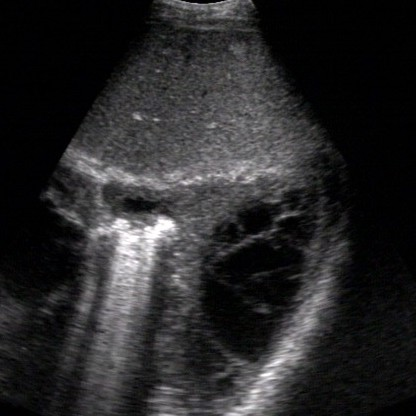
#> input picture Python - Dilasi, Erosi, Opening/Citra4.jpg, 416 x 416 px
$ python main.py
#> lines starting #> are read from the running program, lines starting #| are printed output that depends on the picture; after the words box and inside, x2 and y2 are one past the last pixel; in counts of white or black regions, pixels touching at a corner belong together
from skimage import io, exposure
import numpy as np
import scipy.ndimage as ndi
import matplotlib.pyplot as plt

#memuat gambar
image = io.imread('Citra4.jpg')
#> image is the input picture: shape (416, 416, 3); mean R, G, B 40.3, 39.9, 40.9

def rgbtogray(parameter):
    return np.dot(parameter[...,:3], [0.2989, 0.5870, 0.1140])

def normal_value(parameter2):
    parameter2 = parameter2.astype(np.float64)/parameter2.max()
    parameter2 = 255*parameter2
    parameter2 = parameter2.astype(np.uint8)
    return parameter2

gray = rgbtogray(image)
gray = normal_value(gray)

print('Data Type : ', gray.dtype)
#| Data Type :  uint8
print('Min. Value : ', gray.min())
#| Min. Value :  0
print('Max. Value : ', gray.max())
#| Max. Value :  255
print(gray.shape)
#| (416, 416)

#membuat histogram gambar
"""
histogram = ndi.histogram(gray, min = 0, max = 255, bins = 256)
plt.subplot(2,2,3)
plt.title("Real Histogram")
plt.plot(histogram)

plt.subplot(2,2,1)
plt.imshow(gray, cmap='gray', vmin=0, vmax=255)
plt.title("Image")
plt.axis('off')"""

#AHE
image_equalization = exposure.equalize_adapthist(image, clip_limit=0.1)
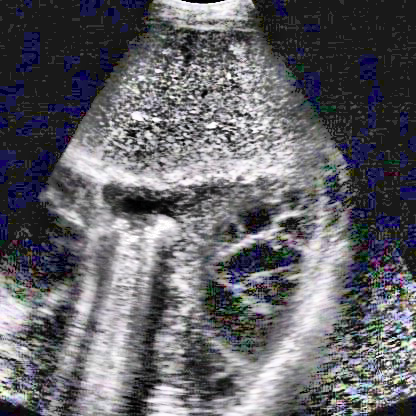
#> image_equalization: shape (416, 416, 3) float64; mean R, G, B 0.39, 0.389, 0.409
image_equalization = normal_value(image_equalization)
plt.subplot(2,3,1)
plt.title("Equalized Image")
plt.imshow(image_equalization)
plt.axis('off')

histogram2 = ndi.histogram(image_equalization, min=0, max=255, bins=256)
#> histogram2 = 256 values, max 77970 at index 25, min 186 at index 1, mean 2028
plt.subplot(2,3,4)
plt.title("Equalized Histogram")
plt.plot(histogram2)

#contras streching
"""
a = 0
b = 255
c = 8
d = 150

streched_image = (image - c)*((b-a)/(d-c)) + a
plt.subplot(2,3,3)
plt.title("Streched Contras Image")
plt.imshow(streched_image)

histogram3 = ndi.histogram(streched_image, min=0, max=255, bins=256)
plt.subplot(2,3,6)
plt.title("Streched Contras Image Histogram")
plt.plot(histogram3) """

#masking
#mask_tulang = (gray >= 6) & (gray <= 8)
mask_tulang = np.where(gray >= 145, 1, 0)
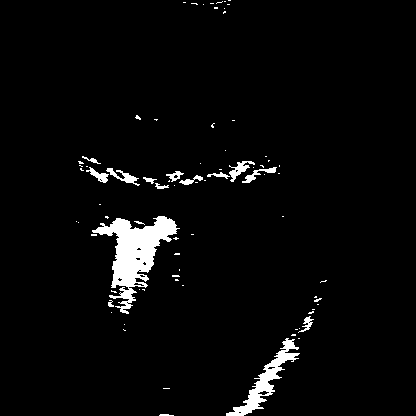
#> mask_tulang: shape (416, 416) int64; values 0 (black) and 1 (white), 3.5% white; 79 white regions (64 under 20 px), largest, box (x1, y1, x2, y2) and area: (92, 216, 180, 314) 3199, (226, 338, 300, 416) 1261, (229, 161, 255, 182) 202
dilatasi_tulang = ndi.binary_dilation(mask_tulang, iterations=5)
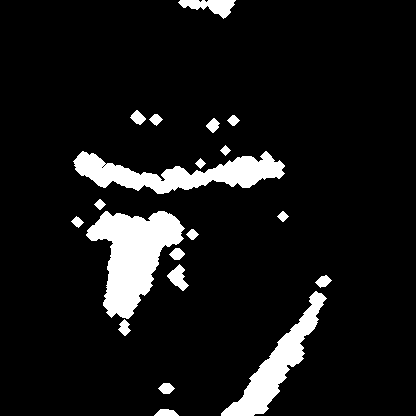
#> dilatasi_tulang: shape (416, 416) bool; 9% white; 20 white regions, largest, box (x1, y1, x2, y2) and area: (86, 211, 185, 319) 5625, (73, 151, 285, 194) 4266, (221, 291, 327, 416) 3341
close_tulang = ndi.binary_closing(mask_tulang, iterations=5)
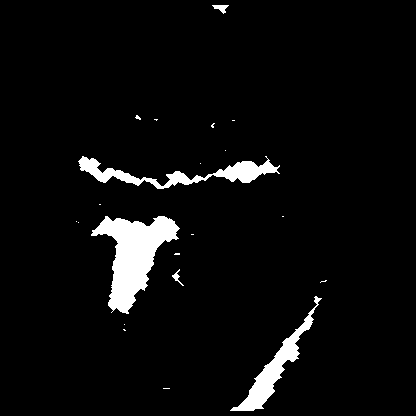
#> close_tulang: shape (416, 416) bool; 4.6% white; 21 white regions (16 under 20 px), largest, box (x1, y1, x2, y2) and area: (91, 216, 180, 314) 3975, (78, 156, 280, 189) 1981, (230, 296, 322, 411) 1801, (212, 5, 229, 14) 78, (172, 269, 184, 286) 55
erosi_tulang = ndi.binary_erosion(mask_tulang, iterations=5)
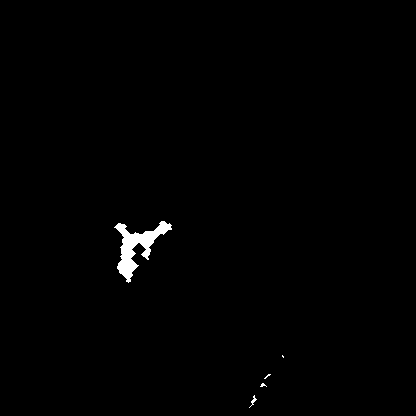
#> erosi_tulang: shape (416, 416) bool; 0.73% white; 5 white regions (3 under 20 px), largest, box (x1, y1, x2, y2) and area: (114, 221, 172, 283) 1209, (249, 395, 257, 408) 28
open_tulang = ndi.binary_opening(mask_tulang, iterations=5)
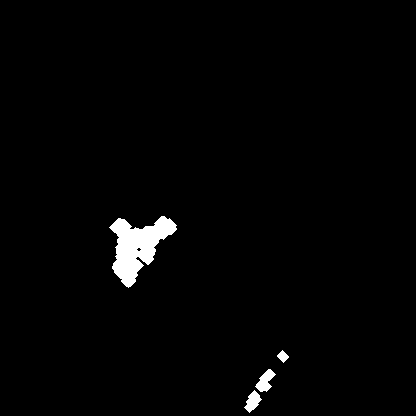
#> open_tulang: shape (416, 416) bool; 1.7% white; 4 white regions, box (x1, y1, x2, y2) and area: (109, 216, 177, 288) 2377, (255, 369, 276, 392) 250, (244, 390, 262, 413) 213, (277, 350, 289, 363) 84

#plt.figure(2)
plt.subplot(2,3,2)
plt.title("Dilatasi")
plt.imshow(dilatasi_tulang, cmap='gray')
plt.axis('off')
plt.subplot(2,3,3)
plt.title("Close")
plt.imshow(close_tulang, cmap='gray')
plt.axis('off')
plt.subplot(2,3,5)
plt.title("Erosi")
plt.imshow(erosi_tulang, cmap='gray')
plt.axis('off')
plt.subplot(2,3,6)
plt.title("Open")
plt.imshow(open_tulang, cmap='gray')
plt.axis('off')

plt.show()
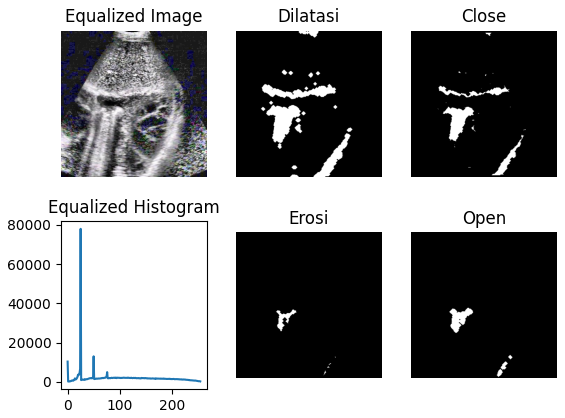
#> figure drawn by matplotlib, 6 panels; panel 2: curve peaks at x = 25, y = 77970

$ run again, with Python - Dilasi, Erosi, Opening/Citra1.jpg copied over Python - Dilasi, Erosi, Opening/Citra4.jpg
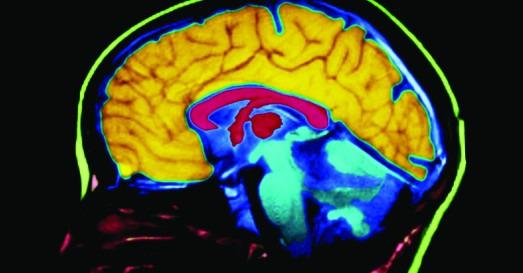
#> input picture Python - Dilasi, Erosi, Opening/Citra1.jpg, 523 x 273 px
#> image is the input picture: shape (273, 523, 3); mean R, G, B 65.2, 69, 45.4
#| Data Type :  uint8
#| Min. Value :  0
#| Max. Value :  255
#| (273, 523)
#> `image_equalization = exposure.equalize_adapthist(image, clip_limit=0.1)`:
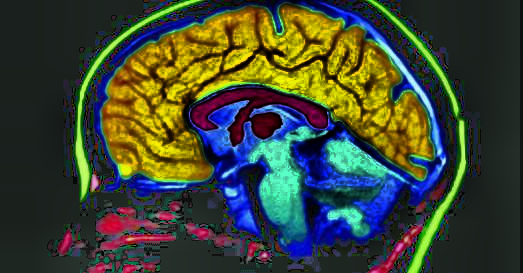
#> image_equalization: shape (273, 523, 3) float64; mean R, G, B 0.245, 0.277, 0.206
#> histogram2 = 256 values, max 25752 at index 0, min 60 at index 253, mean 1673.2
#> mask_tulang: shape (273, 523) int64; values 0 (black) and 1 (white), 25.7% white; 73 white regions (54 under 20 px), largest, box (x1, y1, x2, y2) and area: (106, 6, 435, 183) 27441, (248, 105, 328, 219) 3325, (325, 138, 405, 185) 1601
#> dilatasi_tulang: shape (273, 523) bool; 41.3% white; 10 white regions, largest, box (x1, y1, x2, y2) and area: (96, 1, 451, 239) 49855, (363, 0, 471, 273) 4308, (71, 0, 206, 202) 3615
#> close_tulang: shape (273, 523) bool; 29.7% white; 25 white regions (15 under 20 px), largest, box (x1, y1, x2, y2) and area: (101, 6, 446, 196) 35001, (248, 105, 328, 219) 3605, (375, 5, 466, 268) 1461
#> erosi_tulang: shape (273, 523) bool; 11.3% white; 18 white regions (8 under 20 px), largest, box (x1, y1, x2, y2) and area: (203, 35, 426, 155) 6007, (114, 18, 255, 178) 5218, (253, 137, 299, 212) 1655
#> `open_tulang = ndi.binary_opening(mask_tulang, iterations=5)`:
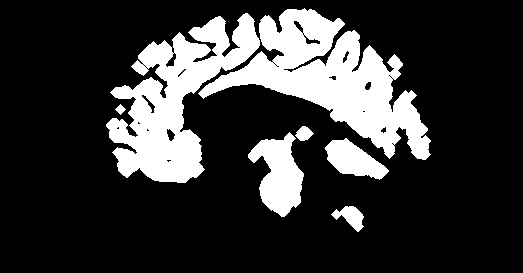
#> open_tulang: shape (273, 523) bool; 21% white; 7 white regions, largest, box (x1, y1, x2, y2) and area: (198, 8, 431, 160) 13595, (106, 13, 260, 183) 11491, (248, 132, 304, 217) 2705

$ run again, with Python - Dilasi, Erosi, Opening/Citra2.jpg copied over Python - Dilasi, Erosi, Opening/Citra4.jpg
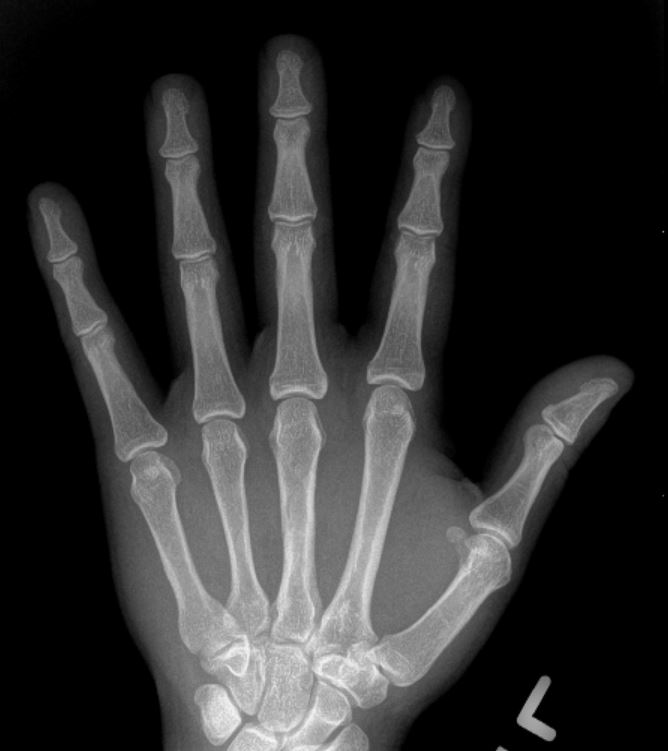
#> input picture Python - Dilasi, Erosi, Opening/Citra2.jpg, 668 x 751 px
#> image is the input picture: shape (751, 668, 3); min 0, max 248, mean 46.4
#| Data Type :  uint8
#| Min. Value :  0
#| Max. Value :  255
#| (751, 668)
#> `image_equalization = exposure.equalize_adapthist(image, clip_limit=0.1)`:
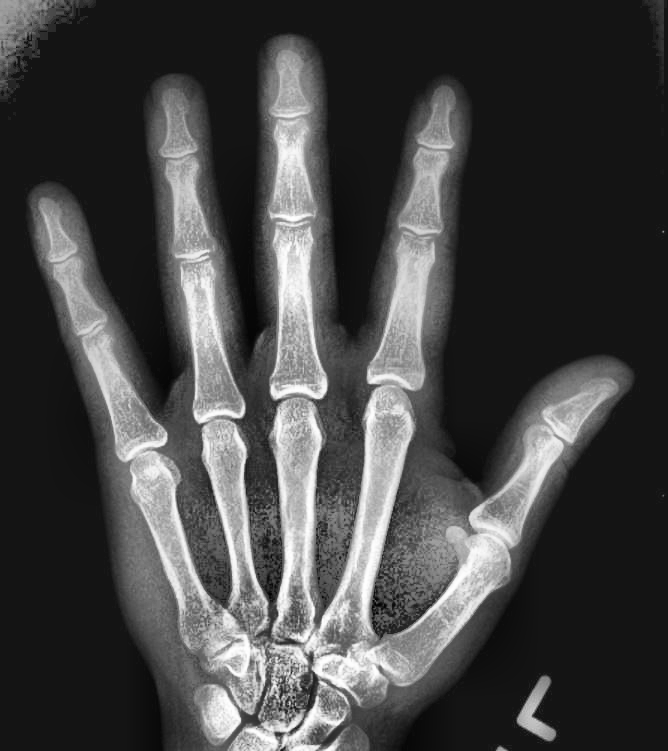
#> image_equalization: shape (751, 668, 3) float64; min 0, max 1, mean 0.271
#> histogram2 = 256 values, max 681618 at index 20, min 3 at index 1, mean 5878.9
#> mask_tulang: shape (751, 668) int64; values 0 (black) and 1 (white), 10.2% white; 196 white regions (173 under 20 px), largest, box (x1, y1, x2, y2) and area: (141, 397, 514, 751) 47378, (518, 690, 550, 737) 643, (529, 436, 563, 502) 519
#> dilatasi_tulang: shape (751, 668) bool; 15.9% white; 22 white regions, largest, box (x1, y1, x2, y2) and area: (128, 391, 519, 751) 66769, (512, 413, 586, 511) 2394, (276, 235, 313, 310) 1954
#> close_tulang: shape (751, 668) bool; 11.2% white; 54 white regions (37 under 20 px), largest, box (x1, y1, x2, y2) and area: (133, 396, 514, 746) 52427, (529, 418, 574, 502) 962, (518, 690, 553, 739) 690
#> erosi_tulang: shape (751, 668) bool; 5.8% white; 18 white regions (13 under 20 px), largest, box (x1, y1, x2, y2) and area: (164, 471, 410, 746) 27264, (433, 539, 493, 639) 1679, (523, 698, 544, 731) 125, (492, 529, 504, 540) 76, (333, 738, 342, 746) 31
#> `open_tulang = ndi.binary_opening(mask_tulang, iterations=5)`:
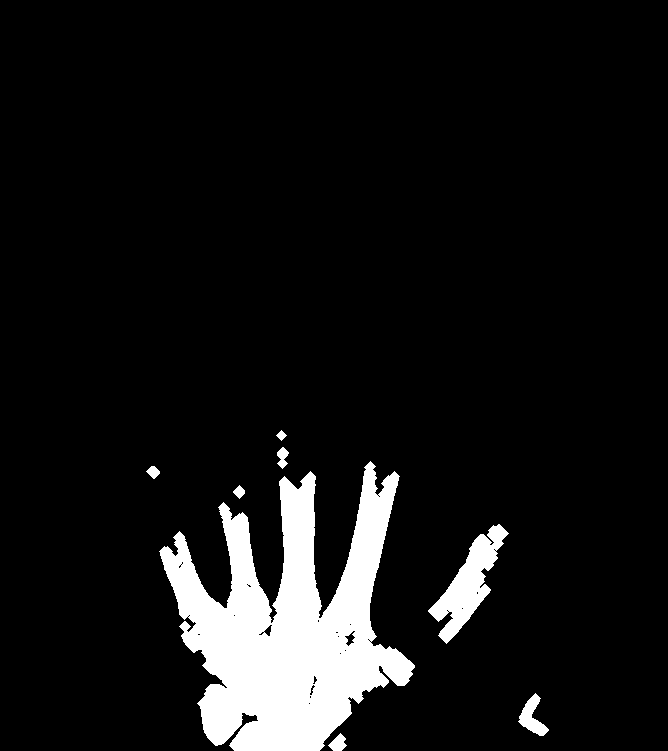
#> open_tulang: shape (751, 668) bool; 8.4% white; 8 white regions, largest, box (x1, y1, x2, y2) and area: (159, 461, 415, 751) 37335, (428, 524, 509, 644) 3402, (518, 693, 549, 736) 585

$ run again, with Python - Dilasi, Erosi, Opening/Citra3.jpg copied over Python - Dilasi, Erosi, Opening/Citra4.jpg
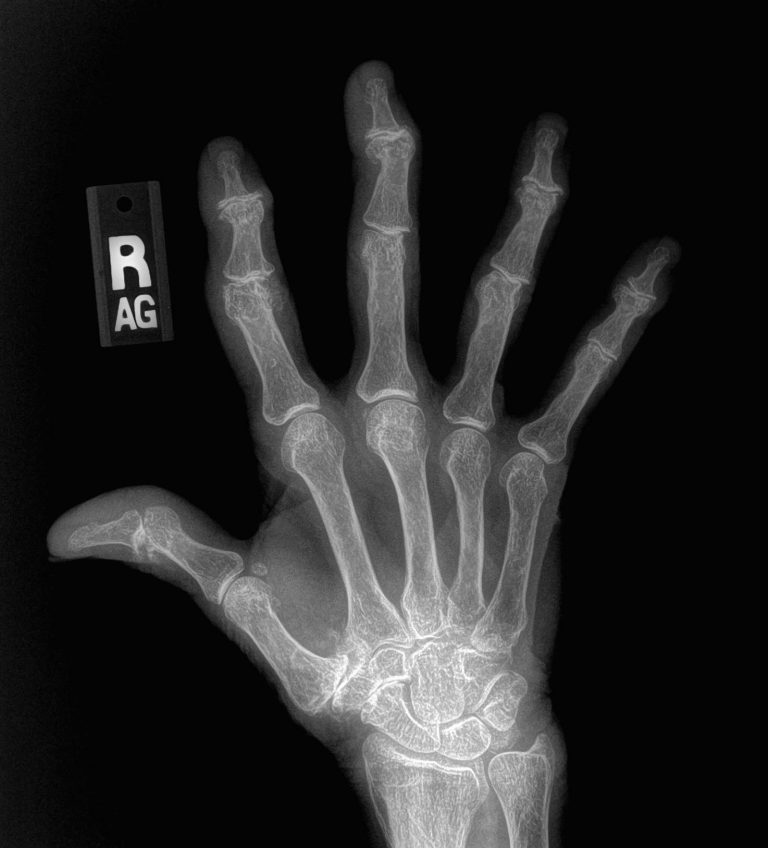
#> input picture Python - Dilasi, Erosi, Opening/Citra3.jpg, 768 x 848 px
#> image is the input picture: shape (848, 768, 3); min 0, max 255, mean 38.3
#| Data Type :  uint8
#| Min. Value :  0
#| Max. Value :  255
#| (848, 768)
#> histogram2 = 256 values, max 368553 at index 28, min 171 at index 255, mean 7632
#> mask_tulang: shape (848, 768) int64; values 0 (black) and 1 (white), 7.6% white; 332 white regions (310 under 20 px), largest, box (x1, y1, x2, y2) and area: (224, 401, 546, 848) 43145, (109, 236, 151, 290) 1375, (132, 517, 185, 568) 551
#> dilatasi_tulang: shape (848, 768) bool; 12.7% white; 17 white regions, largest, box (x1, y1, x2, y2) and area: (213, 383, 551, 848) 69083, (104, 231, 161, 335) 4302, (224, 266, 289, 370) 2768
#> close_tulang: shape (848, 768) bool; 8.9% white; 61 white regions (51 under 20 px), largest, box (x1, y1, x2, y2) and area: (218, 388, 546, 843) 52721, (109, 236, 156, 330) 2484, (126, 512, 193, 572) 1117
#> erosi_tulang: shape (848, 768) bool; 4.1% white; 29 white regions (22 under 20 px), largest, box (x1, y1, x2, y2) and area: (295, 588, 518, 843) 26276, (115, 253, 126, 284) 98, (129, 251, 144, 274) 92
#> `open_tulang = ndi.binary_opening(mask_tulang, iterations=5)`:
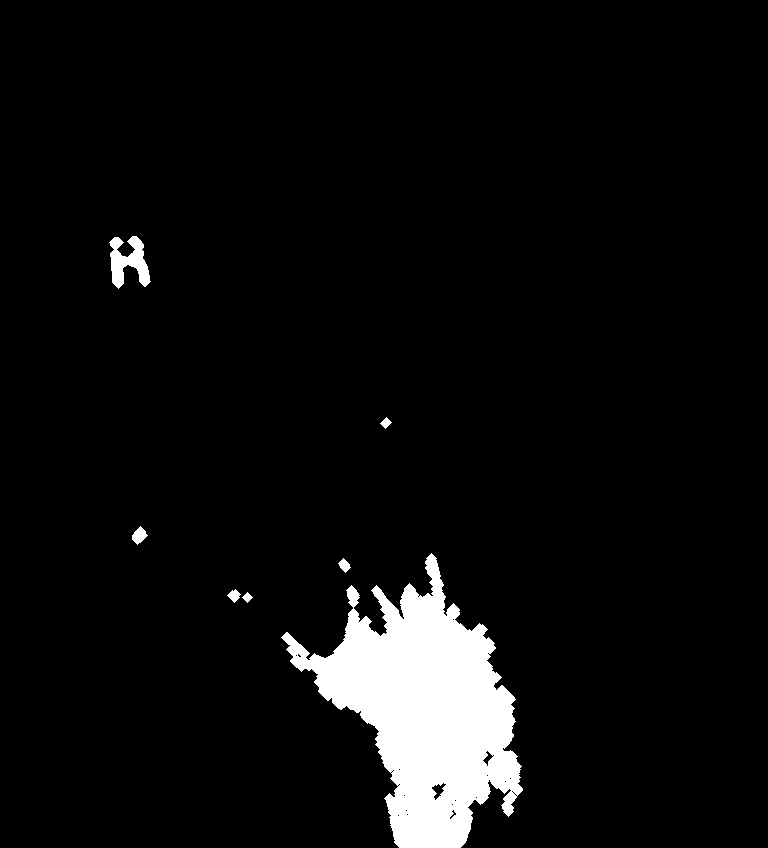
#> open_tulang: shape (848, 768) bool; 5.4% white; 7 white regions, largest, box (x1, y1, x2, y2) and area: (281, 553, 523, 848) 33589, (109, 236, 151, 289) 1198, (132, 526, 148, 545) 172
